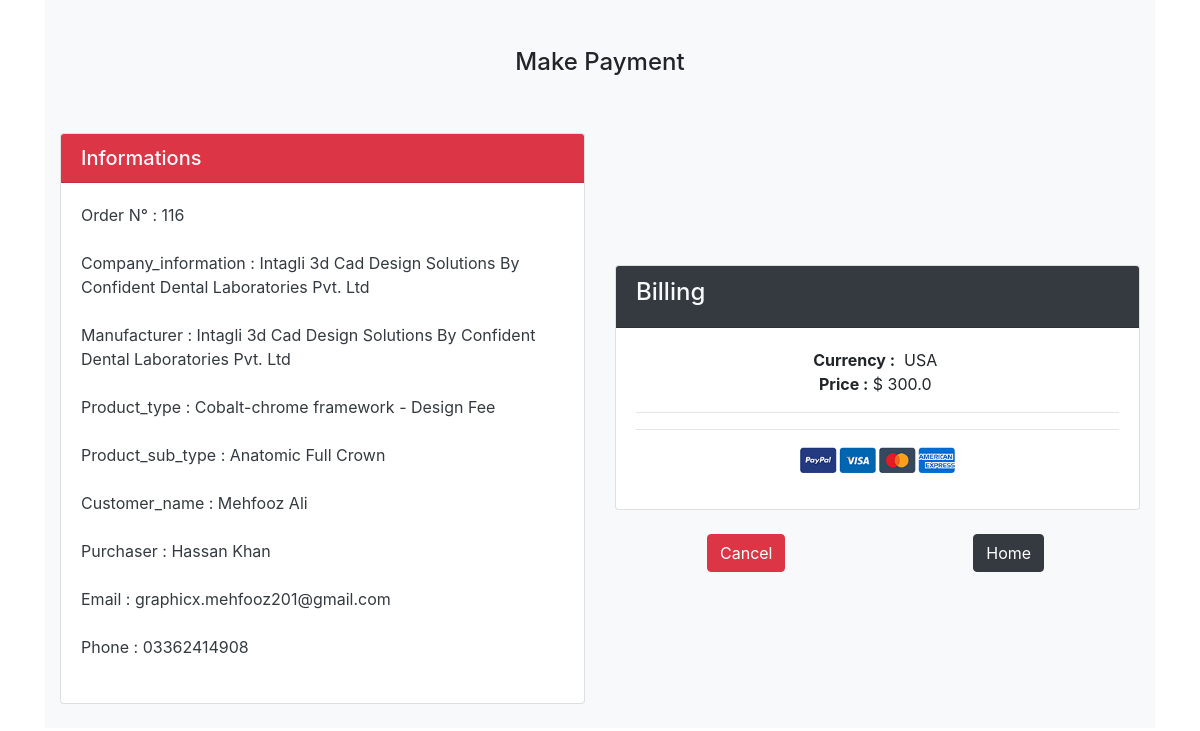
The page /later_payment_billing_page/116/ (signed in) on the database its author committed.
### amruloapp/models.py (models this page shows, shortened)
class Order(models.Model):
    ORDER_STATUS_CHOICES = [
        ('review', 'Review'),
        ('pending', 'Pending'),
        ('approved', 'Approved'),
        ('completed', 'Completed'),
        ('cancelled', 'Cancelled'),
    ]
    order_status = models.CharField(
        max_length=12, choices=ORDER_STATUS_CHOICES, null=True, blank=True, default='review')
    user = models.ForeignKey(User, on_delete=models.CASCADE)  # ForeignKey to link the order with the user
    company_information = models.ForeignKey(CompanyInformation, on_delete=models.SET_NULL, null=True, blank=True)
    framework_agreement = models.ForeignKey(FrameworkAgreement, on_delete=models.SET_NULL, null=True, blank=True)
    order_number = models.AutoField(primary_key=True)  # Auto-generated order number
    customer_name = models.CharField(max_length=100)
    manufacturer = models.CharField(max_length=100, blank=True, null=True)
    ORDER_TYPE_CHOICES = [
        ('Regular', 'Regular Order'),
        ('Simple', 'Sample Order'),
        ('Urgent', 'Urgent order'),
    ]
    order_type = models.CharField(max_length=10, choices=ORDER_TYPE_CHOICES, default='Regular')
    purchaser = models.CharField(max_length=100, blank=True, null=True)
    salesman = models.CharField(max_length=100, blank=True, null=True)
    requirements_remarks = models.TextField(blank=True, null=True)
    order_date = models.DateField(default=timezone.now, null=True, blank=True)
    original_data = models.ForeignKey(OriginalData, on_delete=models.CASCADE)
    design_printing = models.ForeignKey(DesignPrinting, on_delete=models.CASCADE)
    product_type = models.ForeignKey(ProductType, on_delete=models.CASCADE)
    product_sub_type = models.ForeignKey(ProductSubType, on_delete=models.CASCADE)
    product_material = models.ForeignKey(ProductMaterial, on_delete=models.CASCADE)
    unit_of_measurement = models.ForeignKey(UnitOfMeasurement, on_delete=models.CASCADE)
    quantity = models.IntegerField()
    delivery_timing = models.ForeignKey(DeliveryTiming, on_delete=models.CASCADE)
    price = models.DecimalField(max_digits=10, decimal_places=2)
    CURRENCY_CHOICES = [
        ('USA', 'USD (Dollar)'),
        ('INR', 'INR (Indian Rupees)'),
    ]
    currency = models.CharField(max_length=10, choices=CURRENCY_CHOICES, default='USA')
    design_requirement = models.FileField(upload_to='uploads/files/otherfiles', blank=True)
    file_upload_required = models.FileField(upload_to='uploads/files/stl-dcm-html', blank=True)
    remake_notes = models.TextField(blank=True)
    num_crowns = models.PositiveIntegerField(default=0)
    num_brackets = models.PositiveIntegerField(default=0)
    remake_price = models.DecimalField(max_digits=10, decimal_places=2, default=0.0)
    attachment_zip_rar = models.FileField(upload_to='uploads/files/zip-rar-attch/', null=True, blank=True)
    att_file_name = models.CharField(max_length=100, null=True, blank=True)
    is_ordered = models.BooleanField(default=False)
    class Meta:
        verbose_name = "Order"
        verbose_name_plural = "Orders"

class CompanyInformation(models.Model):
    company_name = models.CharField(max_length=200)
    company_phone = models.CharField(max_length=15)
    company_address = models.TextField()
    company_bank_name = models.CharField(max_length=200, blank=True, null=True)
    company_bank_account_number = models.CharField(max_length=50, blank=True, null=True)
    def __str__(self):
        return self.company_name

class User(AbstractBaseUser,PermissionsMixin):
    first_name = models.CharField(max_length=100,blank=True, null=True,)
    last_name = models.CharField(max_length=100,blank=True, null=True,)
    name = models.CharField(max_length=200, null=True)
    email = models.EmailField(unique=True, null=True)
    username = models.CharField(max_length=150,unique=True, null=True)
    avatar = models.ImageField(storage=custom_store,null=True, default='avatar.svg')
    phone = models.CharField(max_length=15, blank=True, null=True, default='')
    approval_status = models.BooleanField(default=True)
    company_information = models.ForeignKey(CompanyInformation, on_delete=models.SET_NULL, null=True, blank=True)
    country = models.CharField(max_length=50, null=True, blank=True)
    user_address = models.TextField(default='', null=True, blank=True)
    user_password = models.CharField(max_length=50, blank=True, null=True, default='')
    confirm_password = models.CharField(max_length=50, blank=True, null=True, default='')
    date_joined = models.DateTimeField(auto_now_add=True)
    last_login = models.DateTimeField(auto_now_add=True)
    is_admin = models.BooleanField(default=False)
    is_staff = models.BooleanField(default=False)
    is_active = models.BooleanField(default=False)
    is_superadmin = models.BooleanField(default=False)
    USERNAME_FIELD = 'email'
    REQUIRED_FIELDS = ['name','username']
    objects = MyAccountManager()

### products/models.py (models this page shows)
class ProductType(models.Model):
    name = models.CharField(max_length=500)
    def __str__(self):
        return self.name

class ProductSubType(models.Model):
    name = models.CharField(max_length=500)
    def __str__(self):
        return self.name

### payments/views.py (the view)
# urls.py: path('later_payment_billing_page/<int:order_num>/', later_payment_billing_page, name='later_payment_billing_page'),
@login_required(login_url='login')
def later_payment_billing_page(request ,order_num, price=0):
    current_user = request.user
    inr_rate = 83.12
    order = Order.objects.get(user=request.user, order_number=order_num)
    price = order.price
    price_inr = order.price
    order_currency = order.currency
    if order.currency == 'INR':
        if price_inr > 0:
            price_inr = '%.2f'%float(float(price)/float(inr_rate))
    else:
        price_inr = order.price
    customer_name = order.customer_name
    manufacturer = order.manufacturer
    order_type = order.order_type
    purchaser = order.purchaser
    salesman = order.salesman
    requirements_remarks = order.requirements_remarks
    original_data = order.original_data
    design_printing = order.design_printing
    product_type = order.product_type
    product_sub_type = order.product_sub_type
    product_type_ = order.product_type
    product_sub_type_ = order.product_sub_type
    product_material = order.product_material
    unit_of_measurement = order.unit_of_measurement
    delivery_timing = order.delivery_timing
    currency = order_currency
    quantity = order.quantity
    context = {
        'customer_name': customer_name,
        'order': order,
        'manufacturer': manufacturer,
        'order_type': order_type,
        'purchaser': purchaser,
        'salesman': salesman,
        'requirements_remarks': requirements_remarks,
        'original_data': original_data,
        'design_printing': design_printing,
        'product_type': product_type,
        'product_sub_type': product_sub_type,
        'product_type_': product_type_,
        'product_sub_type_': product_sub_type_,
        'product_material': product_material,
        'unit_of_measurement': unit_of_measurement,
        'delivery_timing': delivery_timing,
        'currency': currency,
        'quantity': quantity,
        'price': float(price),
        'price_inr': float(price_inr),
    }
    return render(request, 'amruloapp/dashboard/later_payment_billing_page.html', context)

### amruloapp/templates/amruloapp/dashboard/later_payment_billing_page.html (shortened to what this page needs)
{% extends 'amruloapp/baselogin.html' %}
{% load static %}
{% block content %}
      <div class="container">
        <div class="content">
            <section class="section-content padding-y bg-light">
                <div class="container">
                    <div class="row align-items-center justify-content-center">
                        <div class="container  mb-5 pt-5">
                            <h4 class="text-center ">Make Payment</h4>
                        </div>
                        <br>
                        <div class="col-lg-6">
                            <div class="card">
                                <h5 class="card-header bg-danger text-light">Informations</h5>
                                <div class="card-body  text-dark">
                                    <p class="card-text mb-0">Order N° : {{order.order_number}}</p><br>
                                    <p class="card-text mb-0">Company_information : {{order.company_information}}</p><br>
                                    <p class="card-text mb-0">Manufacturer : {{order.manufacturer}}</p><br>
                                    <p class="card-text mb-0">Product_type : {{order.product_type}}</p><br>
                                    <p class="card-text mb-0">Product_sub_type : {{order.product_sub_type}}</p><br>
                                    <p class="card-text mb-0">Customer_name : {{order.customer_name}}</p><br>
                                    <p class="card-text mb-0">Purchaser : {{order.purchaser}}</p><br>
                                    <p class="card-text mb-0">Email : {{order.user.email}}</p><br>
                                    <p class="card-text mb-0">Phone : {{order.user.phone}}</p><br>
                                </div>
                            </div><br>
                        </div>
                        <div class="col-lg-6">
                            <div class="card ">
                                <div class="card-header bg-dark">
                                    <h4 class=" text-light">
                                        Billing
                                    </h4>
                                </div>
                                <div class="card-body">
                                    <div class="container text-center">
                                        <span class="mtext-101 cl2">
                                            <strong>Currency :</strong>&nbsp;&nbsp;{{currency}}&nbsp;
                                        </span><br/>
                                        {% if currency == 'USA' %}
                                        <span class="mtext-101 cl2">
                                            <strong>Price :</strong>&nbsp;$&nbsp;{{price}}&nbsp;
                                        </span><br/>
                                        {% endif %}
                                    </div>
                                    <hr>
                                    <hr>
                                    <p class="text-center mb-3">
                                        <img src="{% static 'amruloapp/assets/images/payments.png' %}" height="26" alt="img">
                                    </p>
                                </div>
                            </div><br>
                            <div class="container">
                                <div class="row text-center">
                                    <div class="col-6">
                                        <form action="{% url 'create-order' %}" method="get">
                                            <button class="btn btn-danger">Cancel</button>
                                        </form>
                                    </div>
                                    <div class="col-6">
                                        <form action="{% url 'home' %}" method="get">
                                            <button class="btn btn-dark">Home</button>
                                        </form>
                                    </div>
                                </div>
                            </div><br>
                    </div>
                </div>
            </section>
      </div>
{% endblock content %}

### amruloapp/templates/amruloapp/baselogin.html (shortened to what this page needs)
<!DOCTYPE html>
{% load static %}
<html lang="en-us">
  <head>
<link rel="stylesheet" href="https://cdn.jsdelivr.net/npm/bootstrap@4.6.2/dist/css/bootstrap.min.css">
    <link rel="stylesheet" href="{% static 'amruloapp/assets/theme/css/style.css' %}" />
</head>
  <body>
    {% block content %} {% endblock content %}
  </body>
</html>

### rows shown on the page
Order: order_number "116", company_information "Intagli 3d Cad Design Solutions By Confident Dental Laboratories Pvt. Ltd", manufacturer "Intagli 3d Cad Design Solutions By Confident Dental Laboratories Pvt. Ltd", product_type "Cobalt-chrome framework - Design Fee", product_sub_type "Anatomic Full Crown", customer_name "Mehfooz Ali", purchaser "Hassan Khan", user.email "graphicx.mehfooz201@gmail.com", user.phone "03362414908", currency "USA"

### other values the page prints
{{ price }} "300.0"
